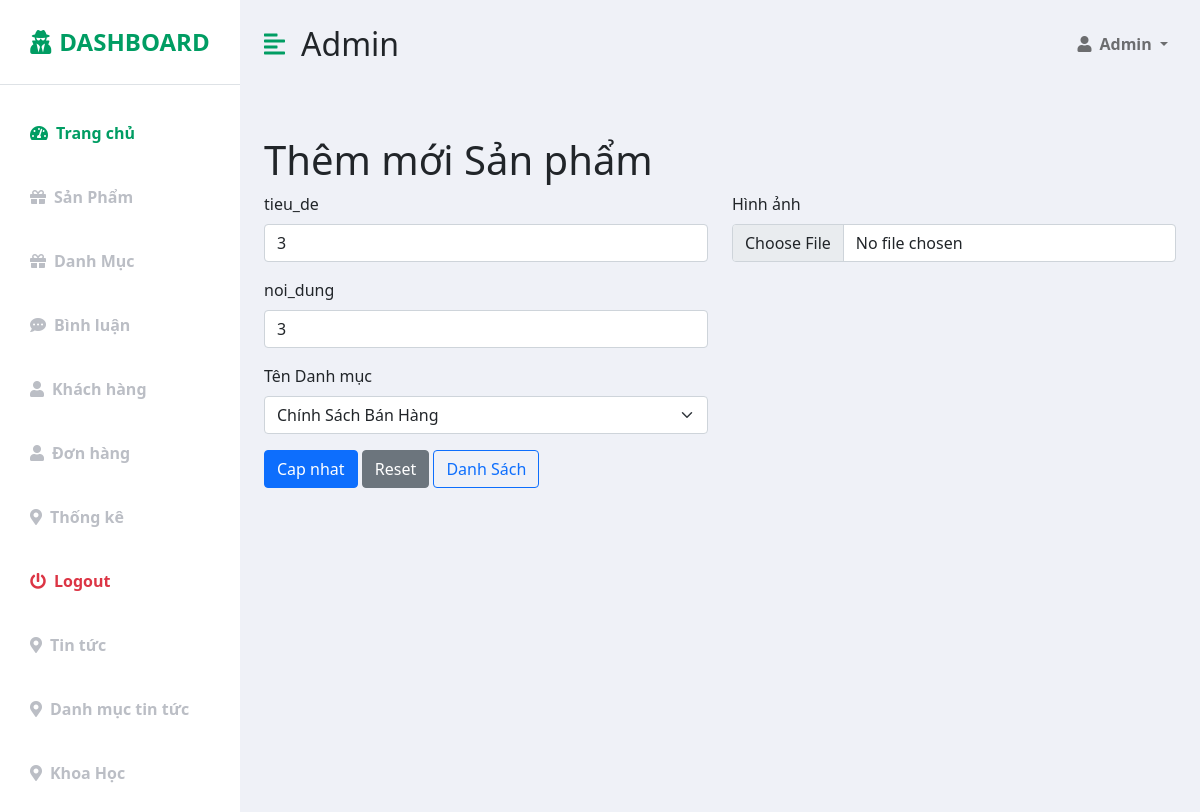
Page /admin/index.php?act=editTintuc&id=11 (signed in) on the committed database.
### tables this page shows
CREATE TABLE `tintuc` (
  `id` int(10) NOT NULL,
  `tieu_de` varchar(255) NOT NULL,
  `noi_dung` varchar(255) NOT NULL,
  `hinh_anh` varchar(255) DEFAULT NULL,
  `id_danhMuc` int(10) NOT NULL
);

CREATE TABLE `danhmuctintuc` (
  `id_danhmuc` int(10) NOT NULL,
  `ten_danhmuc` varchar(255) NOT NULL
);

### model/connect.php (called while the page is built, shortened)
<?php
function pdo_get_connection()
{
    $dburl = "mysql:host=localhost;dbname=du_an_mau;charset=utf8";
    $username = 'root';
    $password = '';
    $conn = new PDO($dburl, $username, $password);
    $conn->setAttribute(PDO::ATTR_ERRMODE, PDO::ERRMODE_EXCEPTION);
    return $conn;
}
function pdo_query($sql)
{
    $sql_args = array_slice(func_get_args(), 1);
    try {
        $conn = pdo_get_connection();
        $stmt = $conn->prepare($sql);
        $stmt->execute($sql_args);
        $rows = $stmt->fetchAll();
        return $rows;
    } catch (PDOException $e) {
        throw $e;
    } finally {
        unset($conn);
    }
}
function pdo_query_one($sql)
{
    $sql_args = array_slice(func_get_args(), 1);
    try {
        $conn = pdo_get_connection();
        $stmt = $conn->prepare($sql);
        $stmt->execute($sql_args);
        $row = $stmt->fetch(PDO::FETCH_ASSOC);
        return $row;
    } catch (PDOException $e) {
        throw $e;
    } finally {
        unset($conn);
    }
}

### model/tintuc.php (called while the page is built, shortened)
<?php
function list_danhmuctintuc()
{
    $sql = "SELECT * FROM danhmuctintuc ORDER BY id_danhmuc  desc";
    $listdanhmuctintuc = pdo_query($sql);
    return $listdanhmuctintuc;
}
function edit_tintuc($id)
{
    $sql = "SELECT * FROM tintuc WHERE id = $id";
    $list_tintucID = pdo_query_one($sql);
    return $list_tintucID;
}
?>

### admin/tintuc/edit.php (the view, shortened to what this page needs)
<div class=" mt-5">
    <div class="row">
        <div class="row formTitle">
            <h1>Thêm mới Sản phẩm</h1>
        </div>
        <div class="formContent">
            <form action="index.php?act=updateTintuc" method="post" enctype="multipart/form-data">
                <div class="row">
                    <div class="col-md-6">
                        <div class="mb-3">
                            <label for="tenSanPham" class="form-label">tieu_de</label>
                            <input required type="text" class="form-control" required value="<?= $list_tintucID['tieu_de'] ?>"
                                name="tieu_de" placeholder="tieu_de">
                        </div>
                        <div class="mb-3">
                            <label for="price" class="form-label">noi_dung</label>
                            <input required type="text" class="form-control" name="noi_dung"
                                value="<?= $list_tintucID['noi_dung'] ?>" required placeholder="noi_dung">
                        </div>
                        <div class="mb-3">
                            <label for="id_danhMuc" class="form-label">Tên Danh mục</label>
                            <select class="form-select" name="id_danh_muc">
                                <?php
                                foreach ($listdanhmuctintuc as $key => $value) {
                                    echo '<option ' . ($value["id_danhmuc"] == $list_tintucID['id_danhMuc'] ? "selected" : "") . ' value="' . $value["id_danhmuc"] . '">' . $value["ten_danhmuc"] . '</option>';
                                }
                                ?>
                            </select>
                        </div>
                    </div>
                    <div class="col-md-6">
                        <div class="mb-3">
                            <label for="image" class="form-label">Hình ảnh</label>
                            <input type="file" class="form-control" name="image"
                                value=" <?= $list_tintucID['hinh_anh'] ?>" id="image">
                        </div>
                    </div>
                </div>
                <div class="mb-3">
                    <input type="submit" class="btn btn-primary" name="submit" value="Cap nhat">
                    <input type="reset" class="btn btn-secondary" value="Reset">
                    <a href="index.php?act=listkhoahoc" class="btn btn-outline-primary">Danh Sách</a>
                </div>
            </form>
        </div>
    </div>
</div>

### css/stylesAmin.css (style rules this page uses)
:root { --main-bg-color: #009d63; --main-text-color: #009d63; --second-text-color: #bbbec5; --second-bg-color: #c1efde; }

### rows in the picture
tintuc: tieu_de "3", noi_dung "3", id_danh_muc "Chính Sách Bán Hàng"
